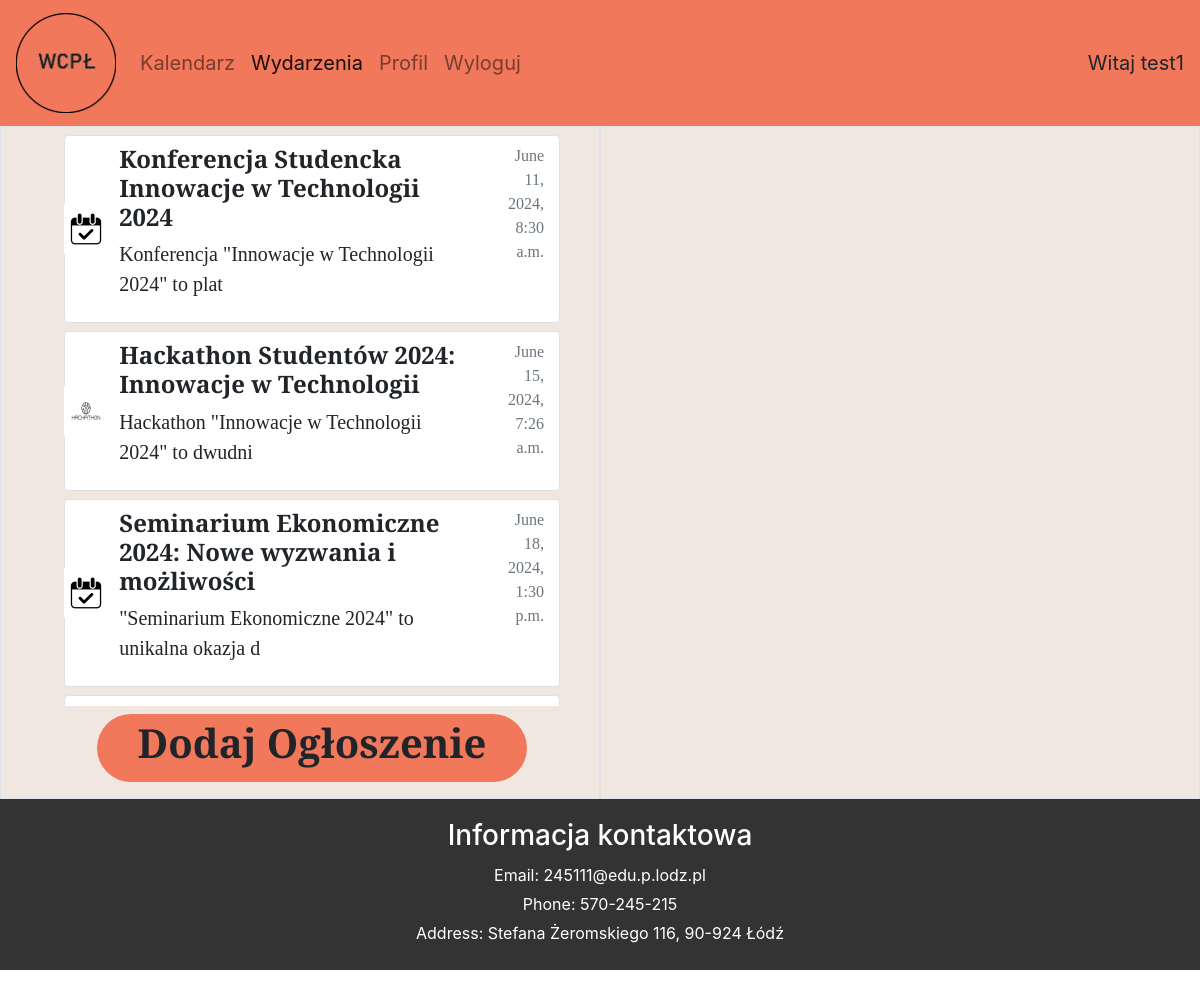
/events/ (signed in), run on the app's committed database.
### main/models.py (models this page shows, shortened)
class Event(models.Model):
    picture = models.ImageField(default='default.jpg', upload_to='event_pics')
    author = models.ForeignKey(User, on_delete=models.CASCADE)
    users = models.ManyToManyField(User, related_name="users_list", blank=True)
    addDate = models.DateTimeField(default=timezone.now)
    startDate = models.DateTimeField(default=timezone.now)
    endDate = models.DateTimeField(default=timezone.now)
    title = models.CharField(max_length=100)
    description = models.CharField(max_length=620)
    accepted = models.IntegerField(default=0)
    class Meta:
        ordering = ['startDate']

### main/views.py (the view)
# urls.py: path('events/', views.eventsSearch, name='events-search'),
@login_required
def eventsSearch(request):
    context = {
        'events': Event.objects.all(),
        }
    return render(request, "main/events_search.html", context)

### main/templates/main/events_search.html (shortened to what this page needs)
{% extends "main/base.html" %}
{% load static %}
{% block events_activate %}
active
{% endblock events_activate %}
{% block content %}
<div class="container-fluid" style="background-color: #F1E7E1; font-family:Bree Serif">
    <div class="row">
        <div class="col-md-6 col-sm-12 py-2 ps-5 pe-4 border">
            <div class="container mb-2">
                <div class="container-fluid" style="height: 571px; max-height: 571px; overflow-y: scroll;">
                    {% for event in events %}
                    {% if event.accepted %}
                    <div class="row rounded border border-5 mb-2 bg-white">
                        <div class="col-md-1">
                            <div class="d-flex justify-content-center align-items-center" style="height: 100%;width: 100%;">
                                <img class="rounded" src="{{ event.picture.url }}" alt="event-icon" style="width: 50px; height: 50px;">
                            </div>
                        </div>
                        <a class="col-md-9 btn pt-2 text-start" href="{% url 'events-info' event.id %}">
                            <h4 class="fw-bold">{{ event.title }}</h4>
                            <p class="fs-5">{{ event.description|slice:":50" }}</p>
                        </a>
                        <div class="col-md-2 text-end pt-2 text-muted">
                            {{ event.startDate }}
                        </div>
                    </div>
                    {% endif %}
                    {% endfor %}
                </div>
                <div class="row px-5 mt-2">
                    <a class="col-md-12 btn pt-1 rounded-pill text-center" href="{% url 'events-add' %}" style="background-color: #F2785C">
                        <h1 class="fw-bold">Dodaj Ogłoszenie</h1>
                    </a>
                </div>
            </div>
        </div>
        <div class="col-md-6 col-sm-12 py-2 pe-3 border">
        </div>
    </div>
</div>
{% endblock content %}

### main/templates/main/base.html (shortened to what this page needs)
{% load static %}
<!DOCTYPE html>
<html>
    <head>
        <link rel="stylesheet" href="{% static 'main/main.css' %}">
        <link href="https://cdn.jsdelivr.net/npm/bootstrap@5.0.2/dist/css/bootstrap.min.css" rel="stylesheet">
        <link rel="stylesheet" href="https://stackpath.bootstrapcdn.com/bootstrap/4.5.2/css/bootstrap.min.css">
        <link rel="stylesheet" href="https://cdn.jsdelivr.net/npm/bootstrap-icons@1.11.3/font/bootstrap-icons.min.css">
    </head>
    <body>
        <nav class="navbar navbar-expand-lg navbar-light">
            <a class="navbar-brand" href="#">
                <img src="{% static 'main/logo.png' %}" alt="logo" style="width: 100px;height: 100px;">
            </a>
            <div class="collapse navbar-collapse" id="navbarSupportedContent">
              <ul class="navbar-nav mr-auto">
                {% if user.is_authenticated %}
                <li class="nav-item">
                  <a class="nav-link {% block calendar_activate %}{% endblock %}" href="{% url 'calendar' %}">Kalendarz</a>
                </li>
                <li class="nav-item">
                  <a class="nav-link {% block events_activate %}{% endblock %}" href="{% url 'events-search' %}">Wydarzenia</a>
                </li>
                <li class="nav-item">
                    <a class="nav-link {% block profile_activate %}{% endblock %}" href="{% url 'profile-home' user.username %}">Profil</a>
                </li>
                <li class="nav-item">
                    <a class="nav-link" href="{% url 'logout' %}">Wyloguj</a>
                </li>
                {% endif %}
              </ul>
              {% if user.is_authenticated %}
              <span class="span-text">
                Witaj {{ user.username }}
              </span>
              {% endif %}
            </div>
        </nav>
        {% block content %}{% endblock %}
    </body>
    <footer>
        <div class="footer-container">
            <div class="contact-info">
                <h3>Informacja kontaktowa</h3>
                <p>Email: 245111@edu.p.lodz.pl</p>
                <p>Phone: 570-245-215</p>
                <p>Address:  Stefana Żeromskiego 116, 90-924 Łódź</p>
            </div>
        </div>
    </footer>
</html>

### main/static/main/main.css (style rules this page uses)
body { background-color: rgba(241, 231, 225, 1); overflow-x: hidden; font-family: "Bree Serif"; font-size: 20px; margin: 0; }
.navbar { background-color: #F2785C; font-size: 20px; }
footer { background-color: #333; color: #fff; padding: 20px; width: 100%; bottom: 0; }
.footer-container { margin: 0 auto; }
.contact-info { text-align: center; }
.contact-info h3 { margin-bottom: 10px; }
.contact-info p { margin: 5px 0; }

### data on the page
Event: picture (placeholder picture), title "Konferencja Studencka Innowacje w Technologii 2024", description "Konferencja \"Innowacje w Technologii 2024\" to plat", startDate "June 11, 2024, 8:30 a.m."
Event: picture (picture), title "Hackathon Studentów 2024: Innowacje w Technologii", description "Hackathon \"Innowacje w Technologii 2024\" to dwudni", startDate "June 15, 2024, 7:26 a.m."
Event: picture (placeholder picture), title "Seminarium Ekonomiczne 2024: Nowe wyzwania i możliwości", description "\"Seminarium Ekonomiczne 2024\" to unikalna okazja d", startDate "June 18, 2024, 1:30 p.m."

### other printed values
{{ user.username }} "test1"
